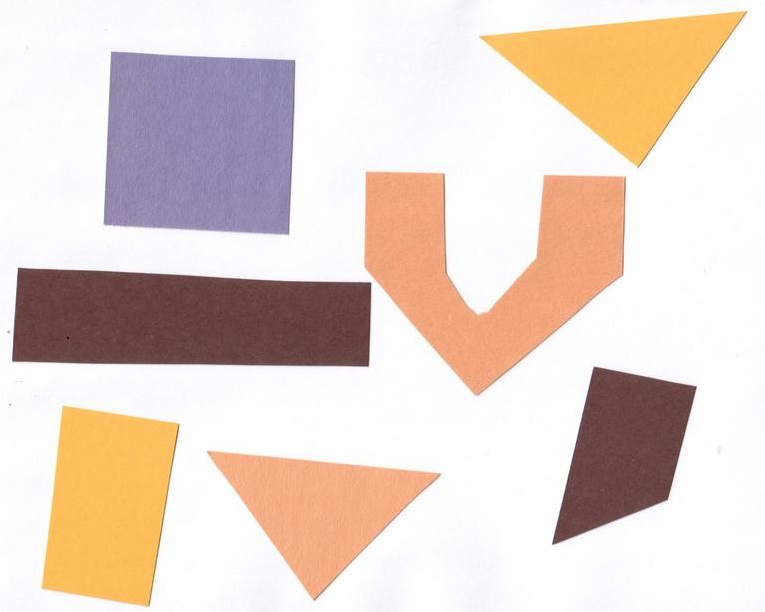
%> input picture Images/shapes.png, 765 x 612 px
$ octave imgThresh.m   (GNU Octave 9; MATLAB toolbox functions it lacks are replaced by stand-ins)
%> lines starting %> are read from the running program, lines starting %| are printed output that depends on the picture; in (x1, y1, x2, y2) boxes, pixels count from 0 and x2, y2 are one past the last pixel; in counts of white or black regions, pixels touching at a corner belong together; the program's own positions count from 1
imgnew = imread('shapes.png');
%> imgnew is the input picture: size 612x765x3 uint8; mean R, G, B 229.3, 212.2, 203
% converting to grayscale
imggray = rgb2gray(imgnew);
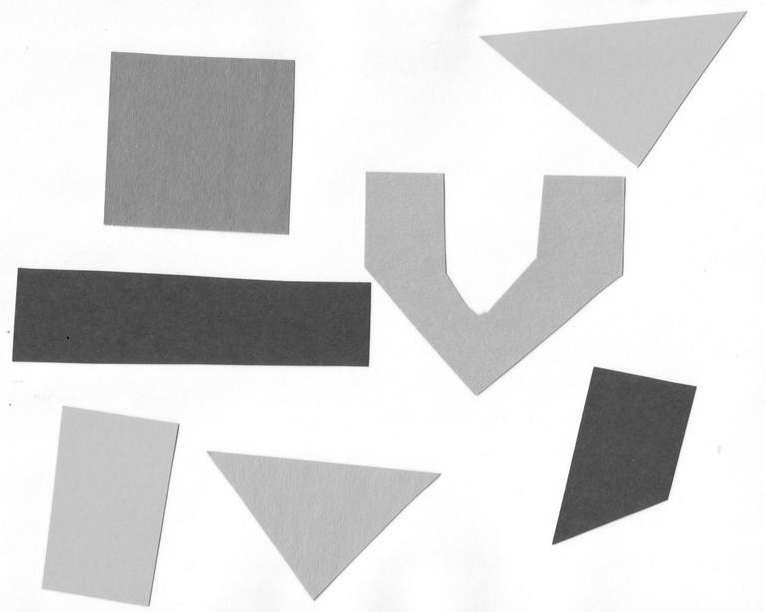
%> imggray: size 612x765 uint8; min 13, max 255, mean 216.2
figure;
imshow(imggray)

thresh_val1 = graythresh(imggray);
%> thresh_val1 = 0.675
thresh_val2 = 0.4;
thresh_val4 = 0.6;
thresh_val5 = 0.8;

img{1} = im2bw(imggray, thresh_val1);
img{2} = im2bw(imggray, thresh_val2);
img{3} = im2bw(imggray, thresh_val4);
img{4} = im2bw(imggray, thresh_val5);

threshvals = [graythresh(imggray), 0.4, 0.6, 0.8];
%> threshvals = [0.675 0.4 0.6 0.8]

fig = figure();
tlo = tiledlayout(fig,2,2,'Padding','loose');
for i = 1:numel(img)
    ax = nexttile(tlo);
    imshow(img{i},'Parent',ax)
    title(['Threshold Value: ', num2str(threshvals(i))])
end
%> this loop made 4 passes
%> pass 1, `imshow(img{i},'Parent',ax)`:
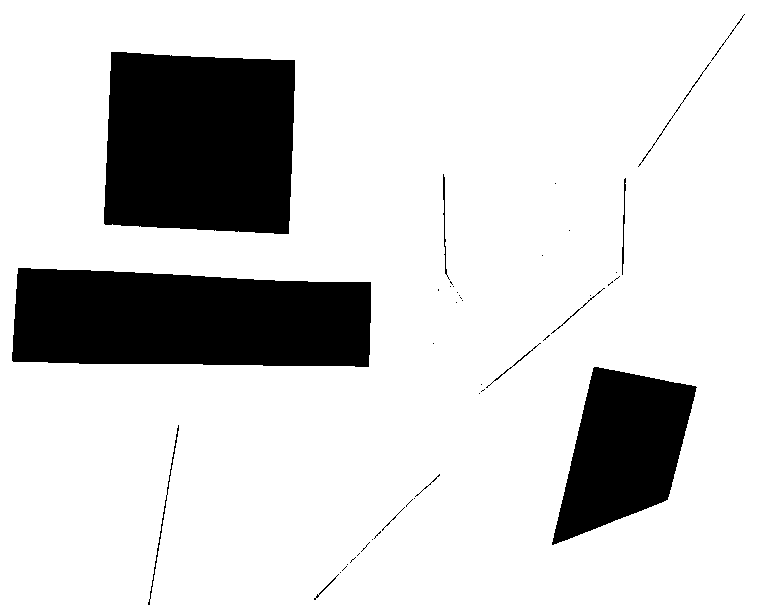
%> displayed picture: size 612x765 logical; 82.9% white; 44 black regions (31 under 20 px), largest, box (x1, y1, x2, y2) and area: (104, 52, 295, 234) 32010, (12, 268, 371, 367) 31582, (552, 367, 697, 545) 15607
%> pass 2, `imshow(img{i},'Parent',ax)`:
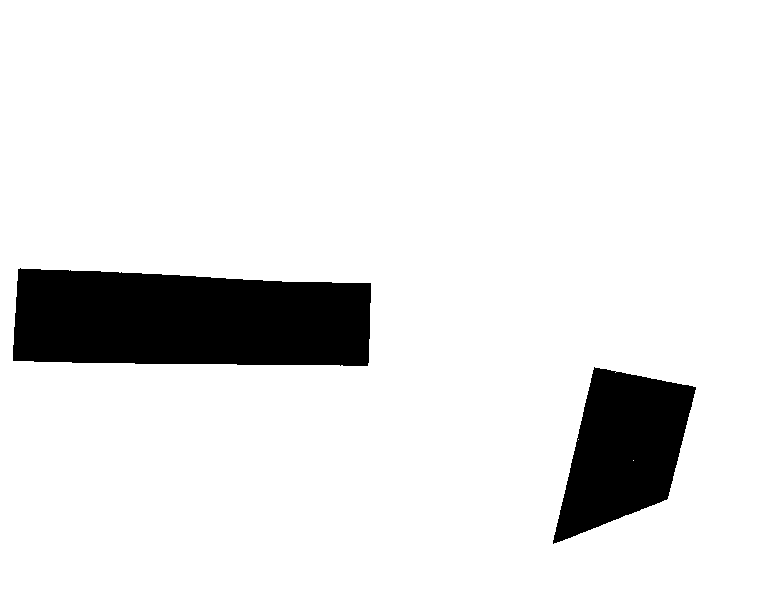
%> displayed picture: size 612x765 logical; 90.1% white; 2 black regions, box (x1, y1, x2, y2) and area: (13, 268, 371, 366) 31036, (553, 367, 696, 544) 15271
%> after the loop:
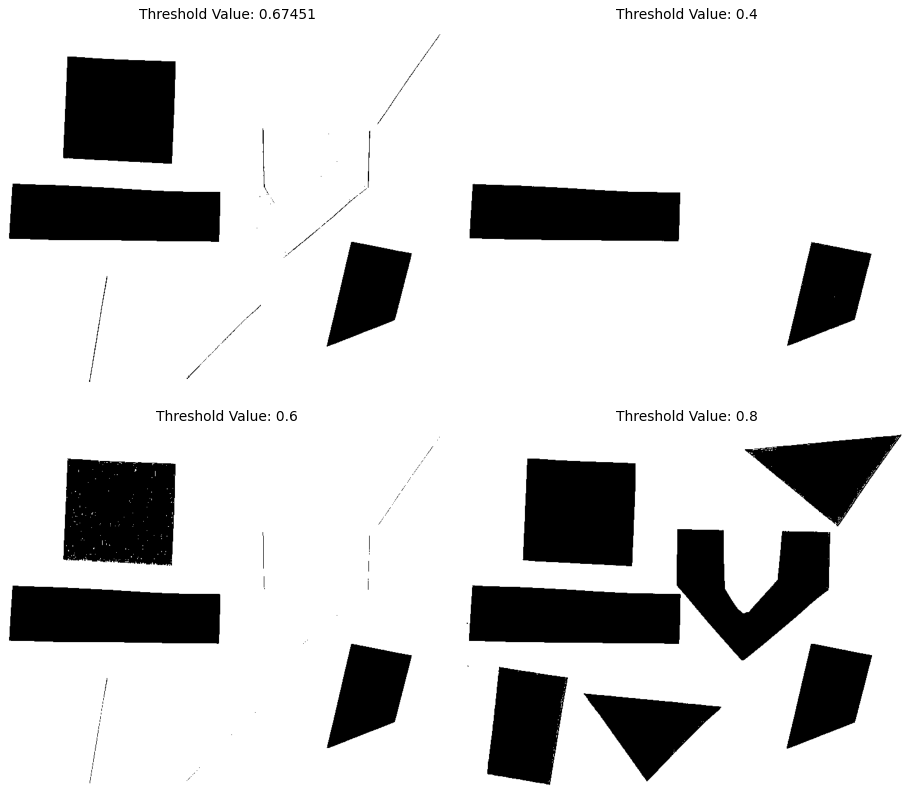
%> figure redrawn from the program's plot data, 4 panels
